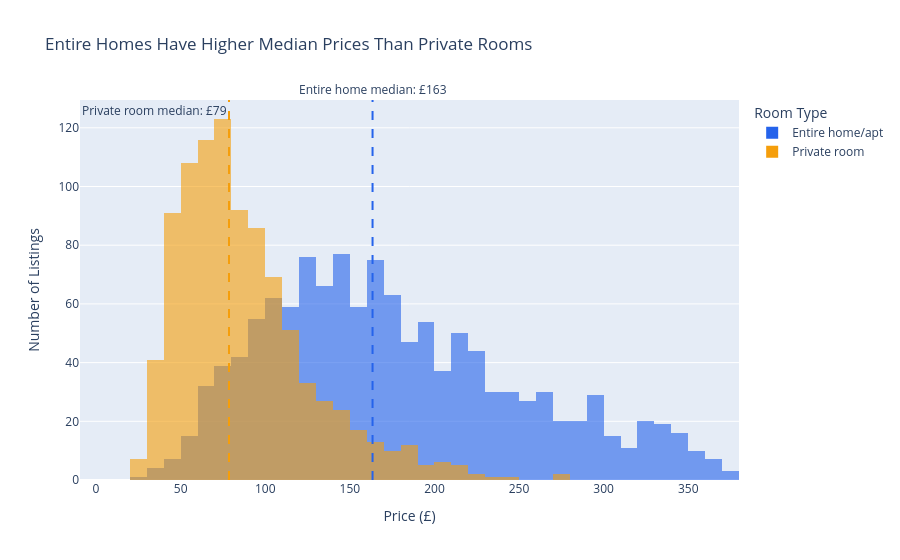

The notebook cell saved with this chart:
### Markdown cell above
## Task 1 — Histogram: price by room type (overlapping distributions)

**What to build:** A histogram showing price distributions for **Entire home/apt vs Private room** (exclude Shared room — too few observations) overlaid on the same chart.

**Requirements:**
- Both room types on the same chart (use `color='room_type'`)
- `barmode='overlay'` with `opacity=0.6` so both distributions are visible
- A vertical line for the median of EACH room type, differently coloured
- Insight title comparing the two distributions

> 💡 `df_cap[df_cap['room_type'].isin(['Entire home/apt','Private room'])]`

### Code cell
# Task 1
# Task 1: Price distribution by room type

df_task1 = df_cap[
    df_cap['room_type'].isin(['Entire home/apt', 'Private room'])
]

# Calculate median prices
medians = df_task1.groupby('room_type')['price'].median()

# Create overlapping histogram
fig = px.histogram(
    df_task1,
    x='price',
    color='room_type',
    barmode='overlay',
    opacity=0.6,
    nbins=50,
    title='Entire Homes Have Higher Median Prices Than Private Rooms',
    labels={
        'price': 'Price (£)',
        'count': 'Number of Listings',
        'room_type': 'Room Type'
    },
    color_discrete_map={
        'Entire home/apt': '#2563EB',
        'Private room': '#F59E0B'
    }
)

# Add median reference lines
fig.add_vline(
    x=medians['Entire home/apt'],
    line_dash='dash',
    line_color='#2563EB',
    annotation_text=f"Entire home median: £{medians['Entire home/apt']:.0f}",
    annotation_position='top'
)

fig.add_vline(
    x=medians['Private room'],
    line_dash='dash',
    line_color='#F59E0B',
    annotation_text=f"Private room median: £{medians['Private room']:.0f}",
    annotation_position='top left'
)

fig.update_layout(
    xaxis_title='Price (£)',
    yaxis_title='Number of Listings'
)

fig.show()

### Figure 1 — Plotly figure (JSON) as saved in the notebook; plotly's stock layout.template omitted (floating-point values rounded to 4 significant figures; data arrays with more than 128 entries replaced by an {"elided": "..."} marker saying what was removed)
{"data": [{"bingroup": "x", "hovertemplate": "Room Type=Entire home/apt<br>Price (£)=%{x}<br>count=%{y}<extra></extra>", "legendgroup": "Entire home/apt", "marker": {"color": "#2563EB", "opacity": 0.6, "pattern": {"shape": ""}}, "name": "Entire home/apt", "nbinsx": 50, "orientation": "v", "showlegend": true, "type": "histogram", "x": {"elided": "1251 float values"}, "xaxis": "x", "yaxis": "y"}, {"bingroup": "x", "hovertemplate": "Room Type=Private room<br>Price (£)=%{x}<br>count=%{y}<extra></extra>", "legendgroup": "Private room", "marker": {"color": "#F59E0B", "opacity": 0.6, "pattern": {"shape": ""}}, "name": "Private room", "nbinsx": 50, "orientation": "v", "showlegend": true, "type": "histogram", "x": {"elided": "942 float values"}, "xaxis": "x", "yaxis": "y"}], "layout": {"annotations": [{"showarrow": false, "text": "Entire home median: £163", "x": 163.4, "xanchor": "center", "xref": "x", "y": 1, "yanchor": "bottom", "yref": "y domain"}, {"showarrow": false, "text": "Private room median: £79", "x": 78.57, "xanchor": "right", "xref": "x", "y": 1, "yanchor": "top", "yref": "y domain"}], "barmode": "overlay", "legend": {"title": {"text": "Room Type"}, "tracegroupgap": 0}, "shapes": [{"line": {"color": "#2563EB", "dash": "dash"}, "type": "line", "x0": 163.4, "x1": 163.4, "xref": "x", "y0": 0, "y1": 1, "yref": "y domain"}, {"line": {"color": "#F59E0B", "dash": "dash"}, "type": "line", "x0": 78.57, "x1": 78.57, "xref": "x", "y0": 0, "y1": 1, "yref": "y domain"}], "title": {"text": "Entire Homes Have Higher Median Prices Than Private Rooms"}, "xaxis": {"anchor": "y", "domain": [0, 1], "title": {"text": "Price (£)"}}, "yaxis": {"anchor": "x", "domain": [0, 1], "title": {"text": "Number of Listings"}}}}
